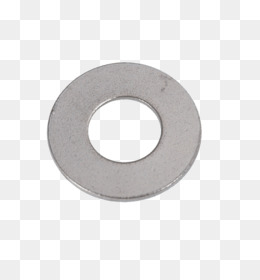
#> input picture Clasificador-de-imagenes/ejemplos/arandela_internet.jpg, 260 x 280 px; its folder holds only this picture in this run
$ python -i Rendimiento.py   (imports and definitions only)   (older library calls are emulated)
#> lines starting #> are read from the running program, lines starting #| are printed output that depends on the picture
import numpy as np
from matplotlib import pyplot as plt
plt.rcParams['image.cmap'] = 'gray'
from skimage import io, color, img_as_float, filters
from skimage.feature import hog
import cv2
import mahotas

def extraccion(image):

    ##PRE PROCESAMIENTO
    image = cv2.resize(image, (500, 400))         #Convertir la imagen de 1920x1080 a 500x4
    aux = cv2.cvtColor(image, cv2.COLOR_BGR2GRAY) #Convertir a escala de grises

    ##FILTRACION
    aux = cv2.GaussianBlur(aux, (3, 3), 0)   #Aplicar filtro gaussiano
    aux = filters.sobel(aux)                 #Aplicar filtro Sobel o Laplaciano

    ##SEGMENTACION
    ##Solo funciona para imagenes cortadas -> porque sino el fondo afecta mucho el objeto dentro de la imagen
    #ret, th = cv2.threshold(aux, 0, 255, cv2.THRESH_BINARY+cv2.THRESH_OTSU)
    #aux= th

    ##EXTRACCION DE RASGOS
    #haralick=mahotas.features.haralick(aux).mean(axis=0)
    hu = cv2.HuMoments(cv2.moments(aux)).flatten()

    ##ANALISIS DE LAS CARACTERISTICAS
    "Para 2 elementos"
    #PARA MOMENTOS DE HU
    #return aux, [hu[0], hu[1]]
    ##PARA HARALICK
    #return aux, [haralick[0], haralick[1]]

    "Para 3 elementos"
    #PARA MOMENTOS DE HU
    return aux, [hu[0], hu[1], hu[3]]
    #PARA HARALICK
    #return aux, [haralick[0], haralick[1], haralick[3]]

    "Para 4 elementos"
    #PARA HARALICK
    #return aux, [haralick[0], haralick[1], haralick[2],haralick[3]]
    #PARA MOMENTOS DE HU
    #return aux, [hu[0], hu[1], hu[2], hu[3]]

    "Para todos los elementos -> datos en crudo"
    #PARA MOMENTOS DE HU
    #return aux, hu
    #PARA HARALICK
    #return aux, haralick

    "Para 8 elementos"
    #return aux, [haralick[2], haralick[3], haralick[4], haralick[5], haralick[6], haralick[7], haralick[9], haralick[11]]

    "Hu + Haralick"
    #return aux, [hu[0], hu[1], hu[3], haralick[0], haralick[1],haralick[3]]

#Elemento de ferreteria
class Elemento:
    # [5 lines left out: function __init__, not called in this run]

#Analisis de la base de datos (YTrain)
##Entrenamiento de la base de datos
def analisis_de_datos():

    tornillo = io.ImageCollection('./Data-Base/YTrain/YTornillos/*.png:./Data-Base/YTrain/YTornillos/*.jpg')
    tuerca = io.ImageCollection('./Data-Base/YTrain/YTuercas/*.png:./Data-Base/YTrain/YTuercas/*.jpg')
    arandela = io.ImageCollection('./Data-Base/YTrain/YArandelas/*.png:./Data-Base/YTrain/YArandelas/*.jpg')
    clavo = io.ImageCollection('./Data-Base/YTrain/YClavos/*.png:./Data-Base/YTrain/YClavos/*.jpg')

    datos = []
    i = 0

    # Analisis de tornillos en la base de datos
    iter = 0
    for objeto in tornillo:
        datos.append(Elemento())
        datos[i].pieza = 'tornillo'
        datos[i].image, datos[i].caracteristica = extraccion(objeto)
        i += 1
        iter += 1
    print("Tornillo OK")

    # Analisis de tuercas en base de datos
    iter = 0
    for objeto in tuerca:
        datos.append(Elemento())
        datos[i].pieza = 'tuerca'
        datos[i].image, datos[i].caracteristica = extraccion(objeto)
        i += 1
        iter += 1
    print("Tuerca OK")

    # Analisis de arandelas en la base de datos
    iter = 0
    for objeto in arandela:
        datos.append(Elemento())
        datos[i].pieza = 'arandela'
        datos[i].image, datos[i].caracteristica = extraccion(objeto)
        i += 1
        iter += 1
    print("Arandela OK")

    # Analisis de clavos en la base de datos
    iter = 0
    for objeto in clavo:
        datos.append(Elemento())
        datos[i].pieza = 'clavo'
        datos[i].image, datos[i].caracteristica = extraccion(objeto)
        i += 1
        iter += 1
    print("Clavo OK")

    print("Analisis de todos los objetos en YTrain completo")
    return datos

##Prueba de la base de datos (Yprueba)
def analisis_de_prueba():

    tornillo_prueba = io.ImageCollection('./Data-Base/YTest/YTornillos/*.png:./Data-Base/YTest/YTornillos/*.jpg')
    tuerca_prueba = io.ImageCollection('./Data-Base/YTest/YTuercas/*.png:./Data-Base/YTest/YTuercas/*.jpg')
    arandela_prueba = io.ImageCollection('./Data-Base/YTest/YArandelas/*.png:./Data-Base/YTest/YArandelas/*.jpg')
    clavo_prueba = io.ImageCollection('./Data-Base/YTest/YClavos/*.png:./Data-Base/YTest/YClavos/*.jpg')

    prueba = []
    i = 0

    # Analisis de tornillos en base de datos
    iter = 0
    for objeto in tornillo_prueba:
        prueba.append(Elemento())
        prueba[i].pieza = 'tornillo'
        prueba[i].image, prueba[i].caracteristica = extraccion(objeto)
        i += 1
        iter += 1
    print("Tornillo OK")

    # Analisis de tuercas en base de datos
    iter = 0
    for objeto in tuerca_prueba:
        prueba.append(Elemento())
        prueba[i].pieza = 'tuerca'
        prueba[i].image, prueba[i].caracteristica = extraccion(objeto)
        i += 1
        iter += 1
    print("Tuerca OK")

    # Analisis de arandelas en la base de datos
    iter = 0
    for objeto in arandela_prueba:
        prueba.append(Elemento())
        prueba[i].pieza = 'arandela'
        prueba[i].image, prueba[i].caracteristica = extraccion(objeto)
        i += 1
        iter += 1
    print("Arandela OK")

    # Analisis de clavos en la base de datos
    iter = 0
    for objeto in clavo_prueba:
        prueba.append(Elemento())
        prueba[i].pieza = 'clavo'
        prueba[i].image, prueba[i].caracteristica = extraccion(objeto)
        i += 1
        iter += 1
    print("Clavo OK")

    print("Testeo de todos los objetos en YTest completo")
    return prueba

#KNN
# [64 lines left out: function knn, not called in this run]

##Rendimiento KNN - Maldicion de dimensionalidad

# [1 line not run here, left out]
datos = analisis_de_datos()
prueba = analisis_de_prueba()

MAX = 120
ans = []

# [5 lines not run here, left out]

fig, ax = plt.subplots()
# [6 lines not run here, left out]

#K MEANS
#Entrenamiento de KMeans (YTrain)
import random

def entrenamiento_kmeans(datos):

    tornillo_datos = []
    tuerca_datos = []
    arandela_datos = []
    clavo_datos = []

    # MEANS INICIALES
    for element in datos:
        if (element.pieza == 'tornillo'):
            tornillo_datos.append(element)
        if (element.pieza == 'tuerca'):
            tuerca_datos.append(element)
        if (element.pieza == 'arandela'):
            arandela_datos.append(element)
        if (element.pieza == 'clavo'):
            clavo_datos.append(element)

    tornillo_mean = list(random.choice(tornillo_datos).caracteristica)
    tuerca_mean = list(random.choice(tuerca_datos).caracteristica)
    arandela_mean = list(random.choice(arandela_datos).caracteristica)
    clavo_mean = list(random.choice(clavo_datos).caracteristica)

    tornillo_flag = True
    tuerca_flag = True
    arandela_flag = True
    clavo_flag = True

    tornillo_len = [0, 0, 0]
    tuerca_len = [0, 0, 0]
    arandela_len = [0, 0, 0]
    clavo_len = [0, 0, 0]

    iter = 0
    while (iter < 20):

        tornillo_datos = []
        tuerca_datos = []
        arandela_datos = []
        clavo_datos = []

        # ASIGNACION
        for element in datos:
            sum_tornillo = 0
            sum_tuerca = 0
            sum_arandela = 0
            sum_clavo = 0

            for i in range(0, len(element.caracteristica)-1):
                sum_tornillo += np.power(np.abs(tornillo_mean[i] - element.caracteristica[i]), 2)
                sum_tuerca += np.power(np.abs(tuerca_mean[i] - element.caracteristica[i]), 2)
                sum_arandela += np.power(np.abs(arandela_mean[i] - element.caracteristica[i]), 2)
                sum_clavo += np.power(np.abs(clavo_mean[i] - element.caracteristica[i]), 2)

            dist_tornillo = np.sqrt(sum_tornillo)
            dist_tuerca = np.sqrt(sum_tuerca)
            dist_arandela = np.sqrt(sum_arandela)
            dist_clavo = np.sqrt(sum_clavo)

            aux = dist_tornillo
            if (dist_tuerca < aux):
                aux = dist_tuerca
            if (dist_arandela < aux):
                aux = dist_arandela
            if (dist_clavo < aux):
                aux = dist_clavo

            if (aux == dist_tornillo):
                tornillo_datos.append(element.caracteristica)
            elif (aux == dist_tuerca):
                tuerca_datos.append(element.caracteristica)
            elif(aux == dist_arandela):
                arandela_datos.append(element.caracteristica)
            elif(aux == dist_clavo):
                clavo_datos.append(element.caracteristica)

        # ACTUALIZACION
        sum_tornillo = [0, 0, 0]
        for obj1 in tornillo_datos:
            sum_tornillo[0] += obj1[0]
            sum_tornillo[1] += obj1[1]
            sum_tornillo[2] += obj1[2]

        sum_tuerca = [0, 0, 0]
        for obj2 in tuerca_datos:
            sum_tuerca[0] += obj2[0]
            sum_tuerca[1] += obj2[1]
            sum_tuerca[2] += obj2[2]

        sum_arandela = [0, 0, 0]
        for obj3 in arandela_datos:
            sum_arandela[0] += obj3[0]
            sum_arandela[1] += obj3[1]
            sum_arandela[2] += obj3[2]

        sum_clavo = [0, 0, 0]
        for obj4 in clavo_datos:
            sum_clavo[0] += obj4[0]
            sum_clavo[1] += obj4[1]
            sum_clavo[2] += obj4[2]

        tornillo_mean[0] = sum_tornillo[0] / len(tornillo_datos)
        tornillo_mean[1] = sum_tornillo[1] / len(tornillo_datos)
        tornillo_mean[2] = sum_tornillo[2] / len(tornillo_datos)

        tuerca_mean[0] = sum_tuerca[0] / len(tuerca_datos)
        tuerca_mean[1] = sum_tuerca[1] / len(tuerca_datos)
        tuerca_mean[2] = sum_tuerca[2] / len(tuerca_datos)

        arandela_mean[0] = sum_arandela[0] / len(arandela_datos)
        arandela_mean[1] = sum_arandela[1] / len(arandela_datos)
        arandela_mean[2] = sum_arandela[2] / len(arandela_datos)

        clavo_mean[0] = sum_clavo[0] / len(clavo_datos)
        clavo_mean[1] = sum_clavo[1] / len(clavo_datos)
        clavo_mean[2] = sum_clavo[2] / len(clavo_datos)

        # CONDICION DE SALIDA
        if (tornillo_mean == tornillo_len):
            tornillo_flag = False
        else:
            tornillo_len = tornillo_mean

        if (tuerca_mean == tuerca_len):
            tuerca_flag = False
        else:
            tuerca_len = tuerca_mean

        if (arandela_mean == arandela_len):
            arandela_flag = False
        else:
            arandela_len = arandela_mean

        if (clavo_mean == clavo_len):
            clavo_flag = False
        else:
            clavo_len = clavo_mean

        iter += 1

    return [tornillo_mean, tuerca_mean, arandela_mean, clavo_mean]

#Testeo de KMeans (YTest)
# [48 lines left out: function kmeans, not called in this run]

##RENDIMIENTO
# [1 line not run here, left out]
datos = analisis_de_datos()
prueba = analisis_de_prueba()

# [1 line that did not run here, left out]

#Por mas que varies MAX siempre deberias obtener una linea recta horizontal
MAX = 50

ans = []

# [5 lines not run here, left out]

fig, ax = plt.subplots()
# [6 lines not run here, left out]


>>> import cv2
>>> picture = cv2.imread('ejemplos/arandela_internet.jpg')
#> picture is the input picture: shape (280, 260, 3); mean B, G, R 232, 232.1, 232.9
>>> result = extraccion(picture)
#> in extraccion, `image = cv2.resize(image, (500, 400))`:
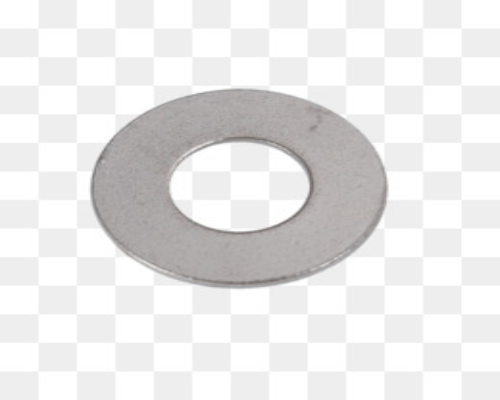
#> image: shape (400, 500, 3); mean of channels 0, 1, 2 231.9, 232, 232.8; drawn as B, G, R
#> in extraccion, `aux = filters.sobel(aux)`:
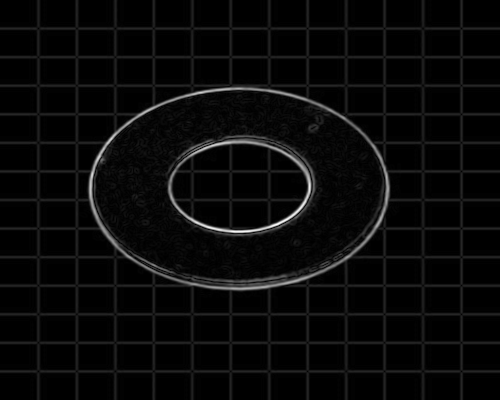
#> aux: shape (400, 500) float64; min 0, max 0.236, mean 0.00884; drawn with min black and max white
#> in extraccion, `hu = cv2.HuMoments(cv2.moments(aux)).flatten()`: hu = [13.4, 10.46, 0.106, 3.28, 1.17, 6.08, -1.54]

$ run again, on Clasificador-de-imagenes/ejemplos/contadorObj2.jpg
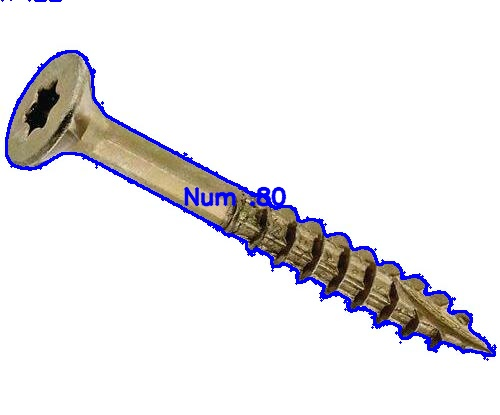
#> input picture Clasificador-de-imagenes/ejemplos/contadorObj2.jpg, 500 x 415 px
#> picture is the input picture: shape (415, 500, 3); mean B, G, R 233.3, 231, 232.9
#> in extraccion, `aux = cv2.cvtColor(image, cv2.COLOR_BGR2GRAY)`:
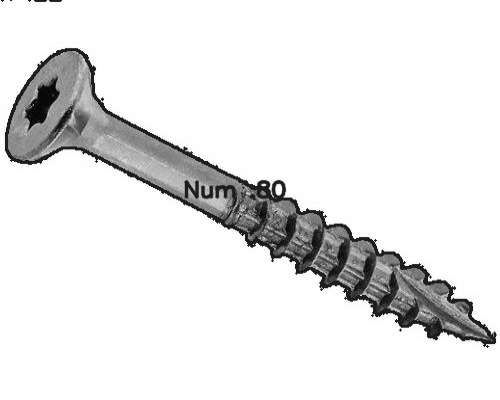
#> aux: shape (400, 500); min 0, max 255, mean 231.8
#> in extraccion, `aux = filters.sobel(aux)`:
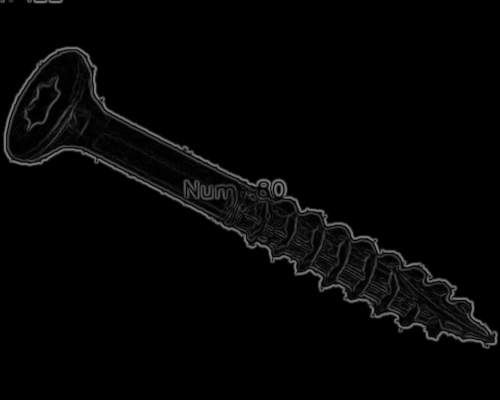
#> aux: shape (400, 500) float64; min 0, max 0.492, mean 0.0194
#> hu = [6.79, 41.11, 0.259, 2.47, 1.76, 15.61, 0.89]
